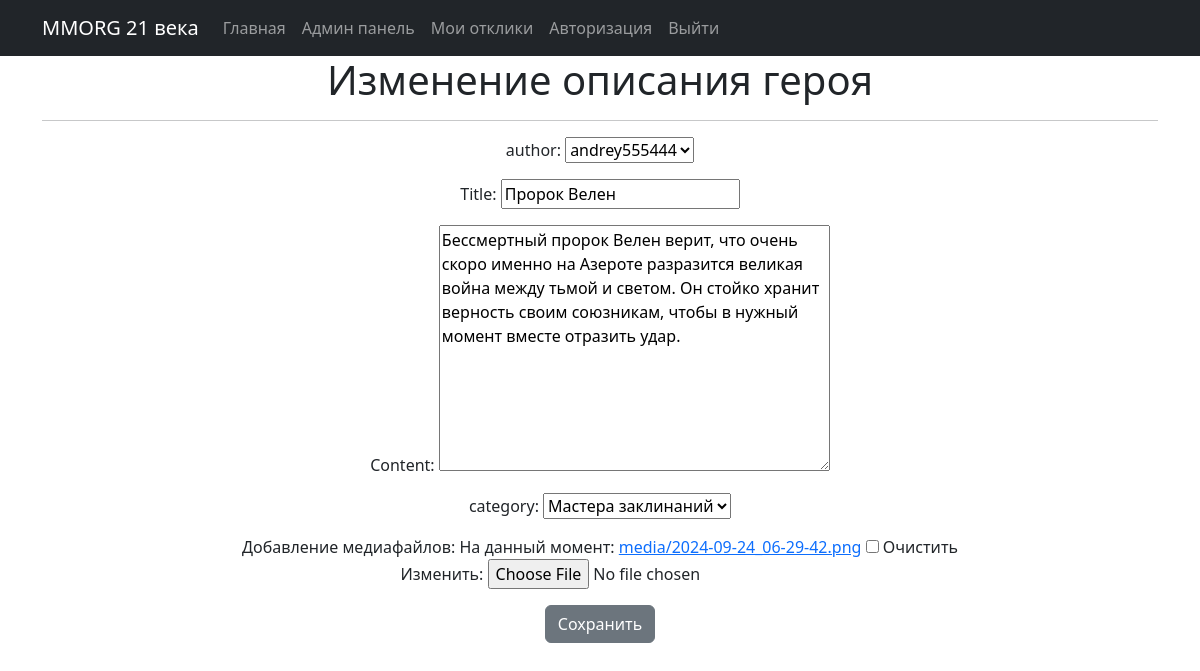
Page /9/edit/ (signed in) on the committed database.
### board/models.py (models this page shows, shortened)
class Message(models.Model):
    author = models.ForeignKey(
        User,
        related_name='message_owner',
        on_delete=models.CASCADE,
        verbose_name="Создатель героя")
    date_create = models.DateTimeField(auto_now_add=True, verbose_name='Дата создания')
    title = models.CharField(verbose_name='Заголовок', max_length=200)
    content = models.TextField(blank=True, null=True, verbose_name="Описание героя")
    message_media = models.FileField(verbose_name='Добавление медиафайлов',
                                     upload_to='media/', blank=True, null=True)
    def __init__(self, *args, **kwargs):
        super().__init__(*args, **kwargs)
    class Meta:
        verbose_name = 'Герой'
        verbose_name_plural = 'Герои'
    tanks = 'TN'
    hills = 'HL'
    dd = 'DD'
    merchants = 'MR'
    gild_masters = 'GM'
    quest_givers = 'QG'
    blacksmiths = 'BS'
    potions_brewers = 'PB'
    spell_masters = 'SM'
    CATEGORIES = [
        (tanks, 'Танки'),
        (hills, 'Хилы'),
        (dd, 'ДД'),
        (merchants, 'Торговцы'),
        (gild_masters, 'Гилдмастеры'),
        (quest_givers, 'Квестгиверы'),
        (blacksmiths, 'Кузнецы'),
        (potions_brewers, 'Зельевары'),
        (spell_masters, 'Мастера заклинаний'),
    ]
    category = models.CharField(verbose_name='Категория',
                                max_length=2,
                                choices=CATEGORIES, default=tanks)

### board/views.py (the view)
# urls.py: path('<int:pk>/edit/', MessageUpdate.as_view(), name='message_edit'),
class MessageUpdate(PermissionRequiredMixin, UpdateView):
    permission_required = ('board.change_message',)
    form_class = MessageForm
    model = Message
    template_name = 'message_edit.html'
    raise_exception = True

### board/forms.py (shortened to what this page needs)
class MessageForm(forms.ModelForm):
    class Meta:
        model = Message
        fields = [
            'author',
            'title',
            'content',
            'category',
            'message_media',
        ]
        labels = {
            'author': 'author',
            'title': 'Title',
            'content': 'Content',
            'category': ' category',
        }

### templates/message_edit.html (shortened to what this page needs)
{% extends 'flatpages/default.html' %}
{% block content %}
<h1>Изменение описания героя</h1>
<hr>
<form action="" method="post" enctype="multipart/form-data">
    {{ form.as_p }}
    <input class="btn btn-secondary" type="submit" value="Сохранить">
</form><br>
{% endblock content %}

### rows in the picture
Message: author "andrey555444", title "Пророк Велен", content "Бессмертный пророк Велен верит, что очень скоро именно на Азероте разразится великая война между тьмой и светом. Он стойко хранит верность своим союзникам, чтобы в нужный момент вместе отразить удар.", category "Мастера заклинаний"
